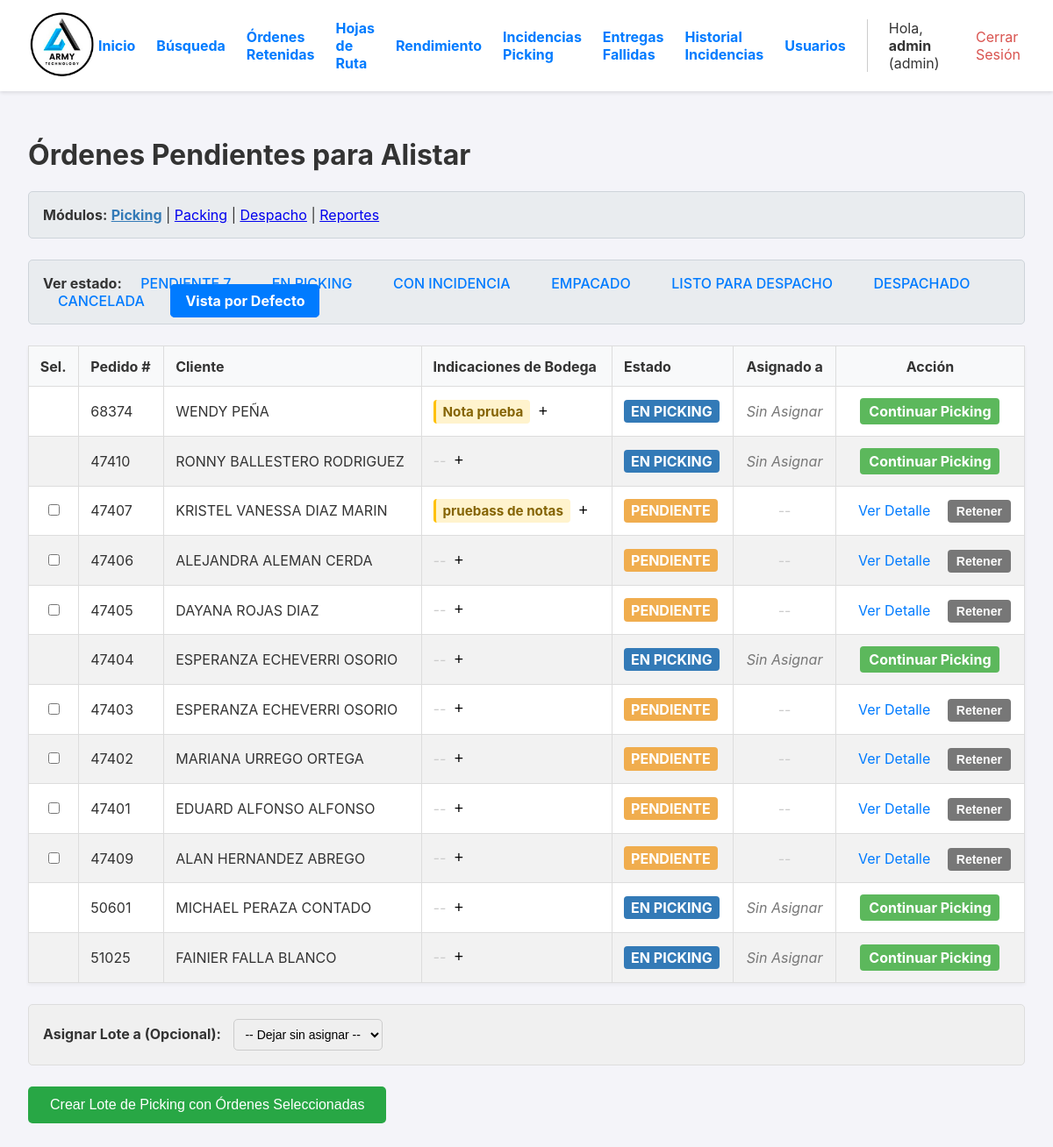
Screenshot of / (signed in) with the database file from the repository.
### app.py (models this page shows, shortened)
class User(UserMixin, db.Model):
    id = db.Column(db.Integer, primary_key=True)
    username = db.Column(db.String(80), unique=True, nullable=False)
    password_hash = db.Column(db.String(256), nullable=False)
    role = db.Column(db.String(20), nullable=False, default='operario')

class Orden(db.Model):
    id = db.Column(db.Integer, primary_key=True)
    numero_pedido = db.Column(db.String(50), unique=True, nullable=False)
    cliente_nombre = db.Column(db.String(200), nullable=False)
    cliente_direccion = db.Column(db.String(300), nullable=True)
    estado = db.Column(db.String(30), nullable=False, default='PENDIENTE')
    fecha_creacion = db.Column(db.DateTime, nullable=False, default=datetime.datetime.utcnow)
    lote_id = db.Column(db.Integer, db.ForeignKey('lote_picking.id'), nullable=True)
    items = db.relationship('ItemOrden', backref='orden', lazy=True, cascade="all, delete-orphan")
    fecha_inicio_picking = db.Column(db.DateTime, nullable=True)
    fecha_fin_picking = db.Column(db.DateTime, nullable=True)
    fecha_fin_packing = db.Column(db.DateTime, nullable=True)
    fecha_despacho = db.Column(db.DateTime, nullable=True)
    packer_id = db.Column(db.Integer, db.ForeignKey('user.id', ondelete='SET NULL'), nullable=True)
    packer = db.relationship('User', foreign_keys=[packer_id])
    devolucion_confirmada = db.Column(db.Boolean, default=False, nullable=False)
    bultos = db.relationship('Bulto', backref='orden', cascade="all, delete-orphan")
    hoja_de_ruta_id = db.Column(db.Integer, db.ForeignKey('hoja_de_ruta.id'), nullable=True)
    destino_id = db.Column(db.Integer, db.ForeignKey('destino.id'), nullable=True)
    destino = db.relationship('Destino', backref='ordenes')
    guia_encomienda = db.Column(db.String(100), nullable=True)
    nota_entrega = db.Column(db.Text, nullable=True)
    fecha_entrega_final = db.Column(db.DateTime, nullable=True)
    nota_bodega = db.Column(db.Text, nullable=True)

### app.py (the view, shortened to what this page needs)
@app.route('/')
@login_required
def dashboard():
    if current_user.role == 'conductor':
        return redirect(url_for('dashboard_conductor'))
    estados_posibles = ['PENDIENTE', 'EN_PICKING', 'CON_INCIDENCIA', 'EMPACADO', 'LISTO_PARA_DESPACHO', 'DESPACHADO', 'CANCELADA', 'RETENIDO']
    estado_filtro = request.args.get('estado')
    ordenes_canceladas_para_devolver = []
    query_base = db.select(Orden)
    if current_user.role == 'admin':
        if estado_filtro:
            query_base = query_base.where(Orden.estado == estado_filtro)
        else:
            query_base = query_base.where(Orden.estado.in_(['PENDIENTE', 'EN_PICKING']))
    ordenes = db.session.execute(query_base.order_by(Orden.fecha_creacion.desc())).scalars().all()
    operarios = db.session.execute(db.select(User).filter_by(role='operario').order_by(User.username)).scalars().all()
    return render_template('dashboard.html',
                           ordenes=ordenes,
                           operarios=operarios,
                           estados=estados_posibles,
                           filtro_actual=estado_filtro,
                           ordenes_a_devolver=ordenes_canceladas_para_devolver)

### app.py (called while the page is built)
@login_manager.user_loader
def load_user(user_id):
    return db.session.get(User, int(user_id))

### templates/dashboard.html (shortened to what this page needs)
{% extends "layout.html" %}
{% block content %}
    <h1>Órdenes Pendientes para Alistar</h1>
    <div class="navegacion-modulos">
        <strong>Módulos:</strong>
        <a href="{{ url_for('dashboard') }}" style="font-weight: bold; color: #337ab7;">Picking</a> |
        <a href="{{ url_for('dashboard_packing') }}">Packing</a> |
        <a href="{{ url_for('dashboard_despacho') }}">Despacho</a>
        {% if current_user.role == 'admin' %}
        | <a href="{{ url_for('reportes_y_busqueda') }}">Reportes</a>
        {% endif %}
    </div>
    <div class="filtros-container">
        <strong>Ver estado:</strong>
        <a href="{{ url_for('dashboard', estado='PENDIENTE') }}" class="{{ 'activo' if (filtro_actual == 'PENDIENTE' or not filtro_actual and current_user.role != 'admin') else '' }}">
           PENDIENTE <span id="pendientes-badge" style="display: none;">0</span>
        </a>
        {% for estado in estados if estado != 'PENDIENTE' and estado != 'RETENIDO' %}
            <a href="{{ url_for('dashboard', estado=estado) }}" class="{{ 'activo' if filtro_actual == estado else '' }}">{{ estado.replace('_', ' ') }}</a>
        {% endfor %}
        <a href="{{ url_for('dashboard') }}" class="{{ 'activo' if not filtro_actual and current_user.role == 'admin' else '' }}">Vista por Defecto</a>
    </div>
    <table>
        <thead>
            <tr>
                <th>Sel.</th>
                <th>Pedido #</th>
                <th>Cliente</th>
                <th>Indicaciones de Bodega</th>
                <th>Estado</th>
                <th style="text-align: center;">Asignado a</th>
                <th style="text-align: center;">Acción</th>
            </tr>
        </thead>
        <tbody>
            {% for orden in ordenes %}
                <tr class="{{ 'orden-cancelada' if orden.estado == 'CANCELADA' else '' }}">
                    <td data-label="Seleccionar" style="text-align: center;">
                        {% if orden.estado == 'PENDIENTE' %}
                            <input type="checkbox" name="orden_id" value="{{ orden.id }}" form="form-crear-lote">
                        {% endif %}
                    </td>
                    <td data-label="Pedido #">{{ orden.numero_pedido }}</td>
                    <td data-label="Cliente">{{ orden.cliente_nombre }}</td>
                    <td data-label="Indicaciones de Bodega">
                        {% if orden.nota_bodega %}
                            <span class="nota-bodega-texto">{{ orden.nota_bodega }}</span>
                        {% else %}
                            <span class="nota-bodega-texto-vacia" style="color: #ccc; font-style: italic;">--</span>
                        {% endif %}
                        {% if current_user.role in ['admin', 'garantias'] %}
                            <form action="{{ url_for('editar_nota_bodega', orden_id=orden.id) }}" method="POST" style="display: inline; margin-left: 5px;" onsubmit="return editarNotaBodega(this, '{{ orden.numero_pedido }}');">
                                <button type="submit" style="background: none; border: none; cursor: pointer; font-size: 1.1rem; padding: 0;" title="Editar indicación de bodega">+</button>
                            </form>
                        {% endif %}
                    </td>
                    <td data-label="Estado">
                        <span class="estado estado-{{ orden.estado }}">{{ orden.estado.replace('_', ' ') }}</span>
                    </td>
                    <td data-label="Asignado a" style="text-align: center;">
                        {% if orden.lote and orden.lote.operario %}
                            <strong>{{ orden.lote.operario.username }}</strong>
                        {% elif orden.estado == 'EN_PICKING' %}
                            {% if current_user.role == 'operario' %}
                                <form action="{{ url_for('tomar_lote', lote_id=orden.lote_id) }}" method="POST" style="margin: 0;">
                                    <button type="submit" class="action-button-take">Tomar Lote</button>
                                </form>
                            {% else %}
                                <span style="color: #777; font-style: italic;">Sin Asignar</span>
                            {% endif %}
                        {% else %}
                            <span style="color: #ccc;">--</span>
                        {% endif %}
                    </td>
                    <td data-label="Acción" style="text-align: center;">
                        {% if orden.estado == 'EN_PICKING' and orden.lote and (current_user.role == 'admin' or (orden.lote.operario and current_user.id == orden.lote.operario_id)) %}
                            <a href="{{ url_for('detalle_lote', lote_id=orden.lote_id) }}" class="action-link action-link-picking">Continuar Picking</a>
                        {% else %}
                            <a href="{{ url_for('detalle_orden', orden_id=orden.id) }}" class="action-link">Ver Detalle</a>
                        {% endif %}
                        {% if current_user.role == 'admin' and orden.estado == 'PENDIENTE' %}
                            <form action="{{ url_for('retener_orden', orden_id=orden.id) }}" method="POST" style="display: inline; margin-left: 5px;" onsubmit="return confirm('¿Poner esta orden en retención (apartado)? Desaparecerá de esta lista.');">
                                <button type="submit" class="action-button-take" style="background-color: #777;">Retener</button>
                            </form>
                        {% endif %}
                    </td>
                </tr>
            {% else %}
                <tr>
                    <td colspan="7" style="text-align: center; padding: 2em;">
                        No hay órdenes que coincidan con el filtro actual.
                    </td>
                </tr>
                {% endfor %}
        </tbody>
    </table>
    <form action="{{ url_for('crear_lote') }}" method="POST" id="form-crear-lote">
        {% if ordenes | selectattr('estado', 'equalto', 'PENDIENTE') | list %}
            {% if current_user.role == 'admin' and operarios %}
            <div class="asignacion-container">
                <label for="operario_id">Asignar Lote a (Opcional):</label>
                <select name="operario_id" id="operario_id">
                    <option value="">-- Dejar sin asignar --</option>
                </select>
            </div>
            {% endif %}
            <button type="submit" class="submit-btn">Crear Lote de Picking con Órdenes Seleccionadas</button>
        {% endif %}
    </form>
{% endblock %}

### templates/layout.html (shortened to what this page needs)
<!DOCTYPE html>
<html lang="es">
<head>
</head>
<body>
    <header>
        <div class="logo">
            <a href="{{ url_for('dashboard') }}">
                <img src="{{ url_for('static', filename='img/logo.png') }}" alt="Logo de la Empresa">
            </a>
        </div>
        <nav class="nav">
             {% if current_user.is_authenticated %}
                {% if current_user.role == 'admin' %}
                    <div class="nav-admin-links">
                        <a href="{{ url_for('dashboard') }}">Inicio</a>
                        <a href="{{ url_for('reportes_y_busqueda') }}">Búsqueda</a>
                        <a href="{{ url_for('ordenes_retenidas') }}">Órdenes Retenidas</a>
                        <a href="{{ url_for('gestionar_rutas') }}">Hojas de Ruta</a>
                        <a href="{{ url_for('reporte_operarios') }}">Rendimiento</a>
                        <a href="{{ url_for('gestionar_incidencias') }}" class="nav-link-with-badge">
                            Incidencias Picking
                        </a>
                        <a href="{{ url_for('gestionar_entregas_fallidas') }}" class="nav-link-with-badge">
                            Entregas Fallidas
                        </a>
                        <a href="{{ url_for('historial_incidencias') }}">Historial Incidencias</a>
                        <a href="{{ url_for('gestionar_usuarios') }}">Usuarios</a>
                    </div>
                {% endif %}
                <div class="user-info">
                    <span>Hola, <strong>{{ current_user.username }}</strong> ({{ current_user.role }})</span>
                    <a href="{{ url_for('logout') }}" style="color: #d9534f;">Cerrar Sesión</a>
                </div>
             {% endif %}
        </nav>
    </header>
    <main>
        {% block content %}{% endblock %}
    </main>
</body>
</html>

### templates/layout.html (style rules this page uses)
body { font-family: -apple-system, BlinkMacSystemFont, "Segoe UI", Roboto, "Helvetica Neue", Arial, sans-serif; margin: 0; background-color: #f4f4f9; color: #333; }
header { background-color: #fff; padding: 10px 2em; display: flex; justify-content: space-between; align-items: center; box-shadow: 0 2px 4px rgba(0,0,0,0.1); position: sticky; top: 0; z-index: 100; }
.logo img { height: 80px; }
.nav { display: flex; align-items: center; gap: 1em; }
.nav-admin-links { display: flex; align-items: center; gap: 1.5em; font-weight: bold; border-right: 1px solid #ccc; padding-right: 1.5em; margin-right: 0.5em; }
.nav-admin-links a, .user-info a { text-decoration: none; color: #007bff; }
.user-info { display: flex; align-items: center; gap: 1em; }
main { padding: 2em; }
* { box-sizing: border-box; }
main { padding: 1em; }
@media (min-width: 768px) { main { padding: 2em; } }
.nav-link-with-badge { position: relative; text-decoration: none; }

### templates/dashboard.html (style rules this page uses)
.estado { font-weight: bold; padding: 0.2em 0.5em; border-radius: 4px; color: white; display: inline-block; text-transform: capitalize; }
.estado-PENDIENTE { background-color: #f0ad4e; }
.estado-EN_PICKING { background-color: #337ab7; }
table { width: 100%; border-collapse: collapse; margin-top: 1em; background-color: white; box-shadow: 0 2px 4px rgba(0,0,0,0.05); }
th, td { border: 1px solid #ddd; padding: 0.8em; text-align: left; vertical-align: middle; }
th { background-color: #f8f9fa; }
tr:nth-child(even) { background-color: #f2f2f2; }
.action-link { color: #007bff; text-decoration: none; padding: 5px 10px; border-radius: 4px; display: inline-block; text-align: center; }
.action-link-picking { background-color: #5cb85c; color: white; font-weight: bold; }
.action-button-take { background-color: #f0ad4e; color: white; border: none; cursor: pointer; font-weight: bold; padding: 5px 10px; border-radius: 4px; font-family: sans-serif; font-size: 14px; }
.submit-btn { margin-top: 1.5em; padding: 12px 25px; font-size: 16px; background-color: #28a745; color: white; border: none; border-radius: 5px; cursor: pointer; transition: background-color 0.2s; }
.navegacion-modulos, .filtros-container { margin-bottom: 1.5em; padding: 1em; background-color: #e9ecef; border-radius: 5px; border: 1px solid #ced4da; }
.filtros-container a { text-decoration: none; color: #007bff; padding: 0.5rem 1rem; border-radius: 5px; margin-right: 0.5rem; border: 1px solid transparent; font-weight: 500; }
.filtros-container a.activo { background-color: #007bff; color: white; font-weight: bold; border-color: #007bff; }
.asignacion-container { margin-top: 1.5em; padding: 1em; background: #f0f0f0; border-radius: 5px; border: 1px solid #ddd; }
.asignacion-container label { font-weight: bold; margin-right: 10px; }
.asignacion-container select { padding: 8px; border-radius: 5px; border: 1px solid #ccc; font-size: 14px; }
.nota-bodega-texto { font-size: 0.95em; font-weight: bold; color: #856404; background-color: #fff3cd; padding: 4px 8px; border-radius: 4px; border-left: 3px solid #ffc107; display: inline-block; }

### rows the page displays
User: username "admin", role "admin"
Orden: numero_pedido "68374", cliente_nombre "WENDY PEÑA", nota_bodega "Nota prueba", estado.replace "EN PICKING", shows "Sin Asignar"
Orden: numero_pedido "47410", cliente_nombre "RONNY BALLESTERO RODRIGUEZ", estado.replace "EN PICKING", shows "Sin Asignar"
Orden: numero_pedido "47407", cliente_nombre "KRISTEL VANESSA DIAZ MARIN", nota_bodega "pruebass de notas", estado.replace "PENDIENTE"
Orden: numero_pedido "47406", cliente_nombre "ALEJANDRA ALEMAN CERDA", estado.replace "PENDIENTE"
Orden: numero_pedido "47405", cliente_nombre "DAYANA ROJAS DIAZ", estado.replace "PENDIENTE"
Orden: numero_pedido "47404", cliente_nombre "ESPERANZA ECHEVERRI OSORIO", estado.replace "EN PICKING", shows "Sin Asignar"
Orden: numero_pedido "47403", cliente_nombre "ESPERANZA ECHEVERRI OSORIO", estado.replace "PENDIENTE"
Orden: numero_pedido "47402", cliente_nombre "MARIANA URREGO ORTEGA", estado.replace "PENDIENTE"
Orden: numero_pedido "47401", cliente_nombre "EDUARD ALFONSO ALFONSO", estado.replace "PENDIENTE"
Orden: numero_pedido "47409", cliente_nombre "ALAN HERNANDEZ ABREGO", estado.replace "PENDIENTE"
Orden: numero_pedido "50601", cliente_nombre "MICHAEL PERAZA CONTADO", estado.replace "EN PICKING", shows "Sin Asignar"
Orden: numero_pedido "51025", cliente_nombre "FAINIER FALLA BLANCO", estado.replace "EN PICKING", shows "Sin Asignar"

### other values shown
{{ estado.replace('_', ' ') }} "EN PICKING" "CON INCIDENCIA" "EMPACADO" "LISTO PARA DESPACHO" "DESPACHADO" "CANCELADA"
